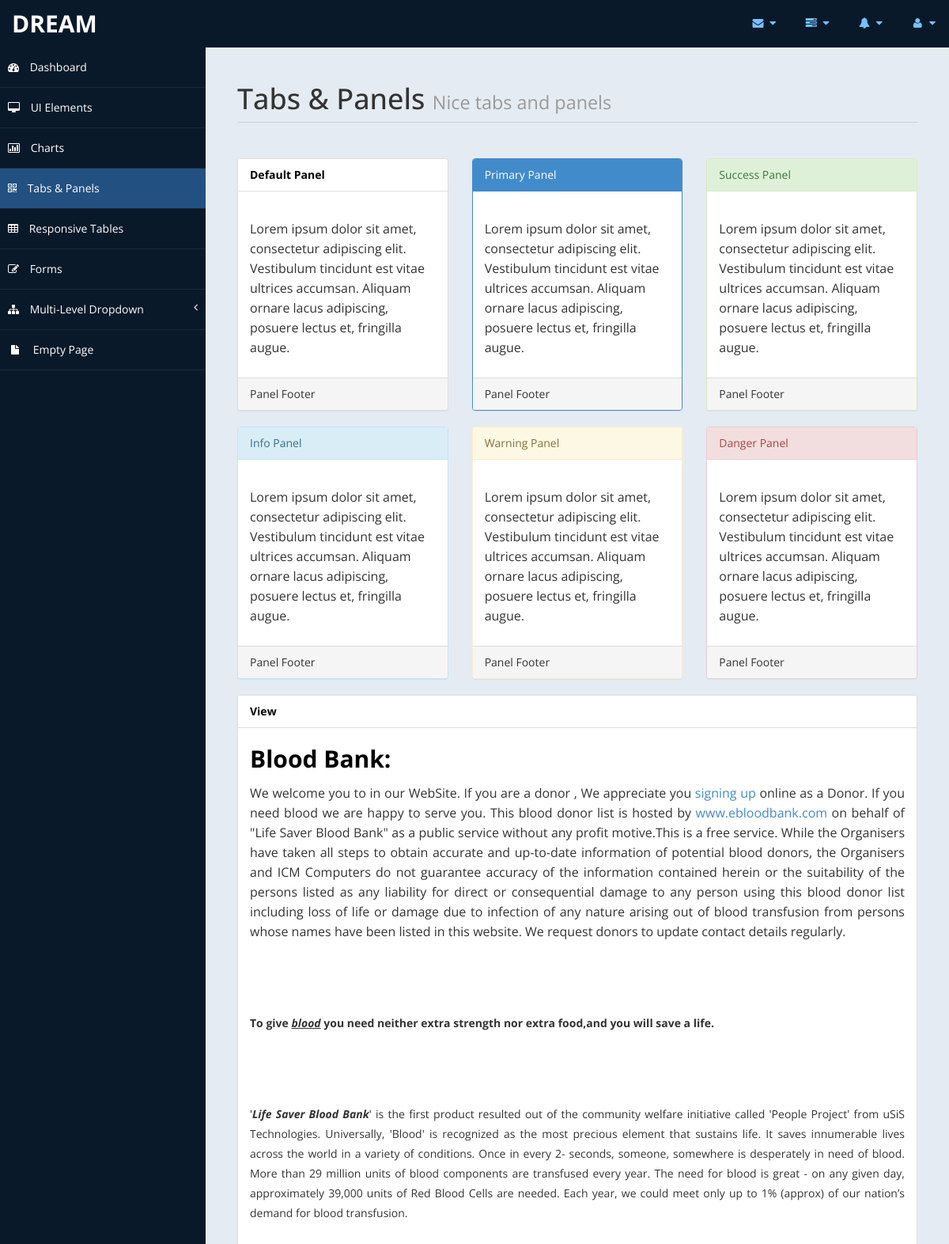
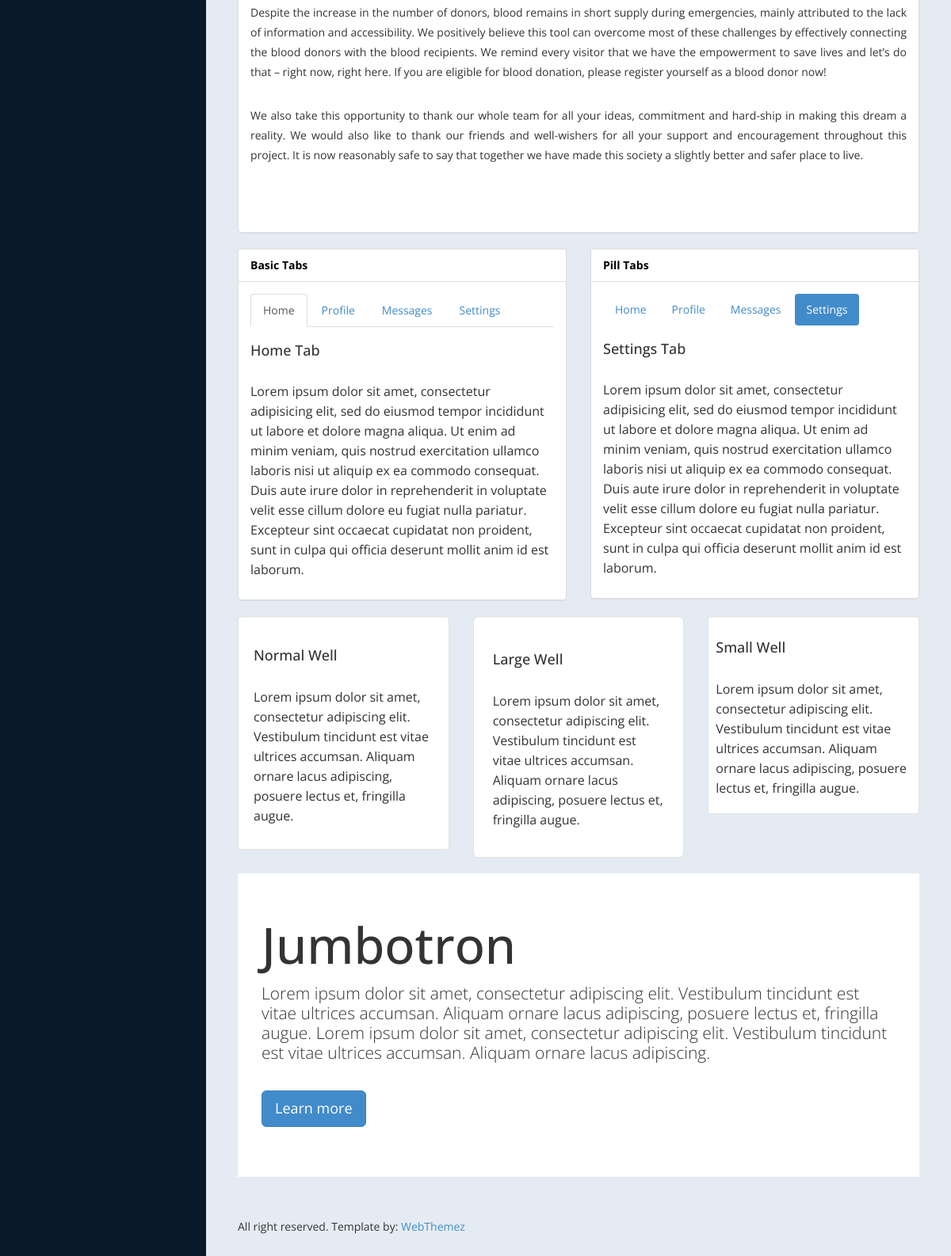
The page /admin/view.php on the database its author committed (2 pictures, top to bottom).
### tables this page shows
CREATE TABLE IF NOT EXISTS `addmenu` (
  `id` int(10) NOT NULL AUTO_INCREMENT,
  `menu_name` varchar(50) NOT NULL,
  `description` varchar(3000) NOT NULL,
  PRIMARY KEY (`id`)
);

### admin/view.php (the view, shortened to what this page needs)
<!DOCTYPE html>
<html xmlns="http://www.w3.org/1999/xhtml">
<head>
    <link href="assets/css/bootstrap.css" rel="stylesheet" />
    <link href="assets/css/font-awesome.css" rel="stylesheet" />
    <link href="assets/css/custom-styles.css" rel="stylesheet" />
</head>
<body>
    <div id="wrapper">
        <nav class="navbar navbar-default top-navbar" role="navigation">
            <div class="navbar-header">
                <a class="navbar-brand" href="index.html">Dream</a>
            </div>
            <ul class="nav navbar-top-links navbar-right">
                <li class="dropdown">
                    <a class="dropdown-toggle" data-toggle="dropdown" href="#" aria-expanded="false">
                        <i class="fa fa-envelope fa-fw"></i> <i class="fa fa-caret-down"></i>
                    </a>
                </li>
                <li class="dropdown">
                    <a class="dropdown-toggle" data-toggle="dropdown" href="#" aria-expanded="false">
                        <i class="fa fa-tasks fa-fw"></i> <i class="fa fa-caret-down"></i>
                    </a>
                </li>
                <li class="dropdown">
                    <a class="dropdown-toggle" data-toggle="dropdown" href="#" aria-expanded="false">
                        <i class="fa fa-bell fa-fw"></i> <i class="fa fa-caret-down"></i>
                    </a>
                </li>
                <li class="dropdown">
                    <a class="dropdown-toggle" data-toggle="dropdown" href="#" aria-expanded="false">
                        <i class="fa fa-user fa-fw"></i> <i class="fa fa-caret-down"></i>
                    </a>
                </li>
            </ul>
        </nav>
        <nav class="navbar-default navbar-side" role="navigation">
            <div class="sidebar-collapse">
                <ul class="nav" id="main-menu">
                    <li>
                        <a href="index.html"><i class="fa fa-dashboard"></i> Dashboard</a>
                    </li>
                    <li>
                        <a href="ui-elements.html"><i class="fa fa-desktop"></i> UI Elements</a>
                    </li>
					<li>
                        <a href="chart.html"><i class="fa fa-bar-chart-o"></i> Charts</a>
                    </li>
                    <li>
                        <a href="tab-panel.html" class="active-menu"><i class="fa fa-qrcode"></i> Tabs & Panels</a>
                    </li>
                    <li>
                        <a href="table.html"><i class="fa fa-table"></i> Responsive Tables</a>
                    </li>
                    <li>
                        <a href="form.html"><i class="fa fa-edit"></i> Forms </a>
                    </li>
                    <li>
                        <a href="#"><i class="fa fa-sitemap"></i> Multi-Level Dropdown<span class="fa arrow"></span></a>
                    </li>
                    <li>
                        <a href="empty.html"><i class="fa fa-fw fa-file"></i> Empty Page</a>
                    </li>
                </ul>
            </div>
        </nav>
        <div id="page-wrapper" >
            <div id="page-inner">
			 <div class="row">
                    <div class="col-md-12">
                        <h1 class="page-header">
                            Tabs & Panels <small>Nice tabs and panels</small>
                        </h1>
                    </div>
                </div>
            <div class="row">
                <div class="col-md-4 col-sm-4">
                    <div class="panel panel-default">
                        <div class="panel-heading">
                            Default Panel
                        </div>
                        <div class="panel-body">
                            <p>Lorem ipsum dolor sit amet, consectetur adipiscing elit. Vestibulum tincidunt est vitae ultrices accumsan. Aliquam ornare lacus adipiscing, posuere lectus et, fringilla augue.</p>
                        </div>
                        <div class="panel-footer">
                            Panel Footer
                        </div>
                    </div>
                </div>
                <div class="col-md-4 col-sm-4">
                    <div class="panel panel-primary">
                        <div class="panel-heading">
                            Primary Panel
                        </div>
                        <div class="panel-body">
                            <p>Lorem ipsum dolor sit amet, consectetur adipiscing elit. Vestibulum tincidunt est vitae ultrices accumsan. Aliquam ornare lacus adipiscing, posuere lectus et, fringilla augue.</p>
                        </div>
                        <div class="panel-footer">
                            Panel Footer
                        </div>
                    </div>
                </div>
                <div class="col-md-4 col-sm-4">
                    <div class="panel panel-success">
                        <div class="panel-heading">
                            Success Panel
                        </div>
                        <div class="panel-body">
                            <p>Lorem ipsum dolor sit amet, consectetur adipiscing elit. Vestibulum tincidunt est vitae ultrices accumsan. Aliquam ornare lacus adipiscing, posuere lectus et, fringilla augue.</p>
                        </div>
                        <div class="panel-footer">
                            Panel Footer
                        </div>
                    </div>
                </div>
            </div>
            <div class="row">
                <div class="col-md-4 col-sm-4">
                    <div class="panel panel-info">
                        <div class="panel-heading">
                            Info Panel
                        </div>
                        <div class="panel-body">
                            <p>Lorem ipsum dolor sit amet, consectetur adipiscing elit. Vestibulum tincidunt est vitae ultrices accumsan. Aliquam ornare lacus adipiscing, posuere lectus et, fringilla augue.</p>
                        </div>
                        <div class="panel-footer">
                            Panel Footer
                        </div>
                    </div>
                </div>
                <div class="col-md-4 col-sm-4">
                    <div class="panel panel-warning">
                        <div class="panel-heading">
                            Warning Panel
                        </div>
                        <div class="panel-body">
                            <p>Lorem ipsum dolor sit amet, consectetur adipiscing elit. Vestibulum tincidunt est vitae ultrices accumsan. Aliquam ornare lacus adipiscing, posuere lectus et, fringilla augue.</p>
                        </div>
                        <div class="panel-footer">
                            Panel Footer
                        </div>
                    </div>
                </div>
                <div class="col-md-4 col-sm-4">
                    <div class="panel panel-danger">
                        <div class="panel-heading">
                            Danger Panel
                        </div>
                        <div class="panel-body">
                            <p>Lorem ipsum dolor sit amet, consectetur adipiscing elit. Vestibulum tincidunt est vitae ultrices accumsan. Aliquam ornare lacus adipiscing, posuere lectus et, fringilla augue.</p>
                        </div>
                        <div class="panel-footer">
                            Panel Footer
                        </div>
                    </div>
                </div>
            </div>
            <div class="row">
                <div class="col-md-12">
                    <div class="panel panel-default">
                        <div class="panel-heading">
                           View
                        </div>
                        <div class="panel-body">
                            <?php
							include("config.php");
						   $query='select * from addmenu';
						   $res=mysqli_query($con,$query) or die(mysqli_error($con));
						  while( $row=mysqli_fetch_array($res))
						  {
						   echo $row['description']."<br><br><br>";
						  }
						   ?>
                        </div>
                    </div>
                </div>
            </div>
            <div class="row">
                <div class="col-md-6 col-sm-6">
                    <div class="panel panel-default">
                        <div class="panel-heading">
                            Basic Tabs
                        </div>
                        <div class="panel-body">
                            <ul class="nav nav-tabs">
                                <li class="active"><a href="#home" data-toggle="tab">Home</a>
                                </li>
                                <li class=""><a href="#profile" data-toggle="tab">Profile</a>
                                </li>
                                <li class=""><a href="#messages" data-toggle="tab">Messages</a>
                                </li>
                                <li class=""><a href="#settings" data-toggle="tab">Settings</a>
                                </li>
                            </ul>
                            <div class="tab-content">
                                <div class="tab-pane fade active in" id="home">
                                    <h4>Home Tab</h4>
                                    <p>Lorem ipsum dolor sit amet, consectetur adipisicing elit, sed do eiusmod tempor incididunt ut labore et dolore magna aliqua. Ut enim ad minim veniam, quis nostrud exercitation ullamco laboris nisi ut aliquip ex ea commodo consequat. Duis aute irure dolor in reprehenderit in voluptate velit esse cillum dolore eu fugiat nulla pariatur. Excepteur sint occaecat cupidatat non proident, sunt in culpa qui officia deserunt mollit anim id est laborum.</p>
                                </div>
                            </div>
                        </div>
                    </div>
                </div>
                <div class="col-md-6 col-sm-6">
                    <div class="panel panel-default">
                        <div class="panel-heading">
                            Pill Tabs
                        </div>
                        <div class="panel-body">
                            <ul class="nav nav-pills">
                                <li class=""><a href="#home-pills" data-toggle="tab">Home</a>
                                </li>
                                <li class=""><a href="#profile-pills" data-toggle="tab">Profile</a>
                                </li>
                                <li class=""><a href="#messages-pills" data-toggle="tab">Messages</a>
                                </li>
                                <li class="active"><a href="#settings-pills" data-toggle="tab">Settings</a>
                                </li>
                            </ul>
                            <div class="tab-content">
                                <div class="tab-pane fade active in" id="settings-pills">
                                    <h4>Settings Tab</h4>
                                    <p>Lorem ipsum dolor sit amet, consectetur adipisicing elit, sed do eiusmod tempor incididunt ut labore et dolore magna aliqua. Ut enim ad minim veniam, quis nostrud exercitation ullamco laboris nisi ut aliquip ex ea commodo consequat. Duis aute irure dolor in reprehenderit in voluptate velit esse cillum dolore eu fugiat nulla pariatur. Excepteur sint occaecat cupidatat non proident, sunt in culpa qui officia deserunt mollit anim id est laborum.</p>
                                </div>
                            </div>
                        </div>
                    </div>
                </div>
            </div>
            <div class="row">
                <div class="col-md-4 col-sm-4">
                    <div class="well">
                        <h4>Normal Well</h4>
                        <p>Lorem ipsum dolor sit amet, consectetur adipiscing elit. Vestibulum tincidunt est vitae ultrices accumsan. Aliquam ornare lacus adipiscing, posuere lectus et, fringilla augue.</p>
                    </div>
                </div>
                <div class="col-md-4 col-sm-4">
                    <div class="well well-lg">
                        <h4>Large Well</h4>
                        <p>Lorem ipsum dolor sit amet, consectetur adipiscing elit. Vestibulum tincidunt est vitae ultrices accumsan. Aliquam ornare lacus adipiscing, posuere lectus et, fringilla augue.</p>
                    </div>
                </div>
                <div class="col-md-4 col-sm-4">
                    <div class="well well-sm">
                        <h4>Small Well</h4>
                        <p>Lorem ipsum dolor sit amet, consectetur adipiscing elit. Vestibulum tincidunt est vitae ultrices accumsan. Aliquam ornare lacus adipiscing, posuere lectus et, fringilla augue.</p>
                    </div>
                </div>
            </div>
            <div class="row">
                <div class="col-md-12">
                    <div class="jumbotron">
                        <h1>Jumbotron</h1>
                        <p>Lorem ipsum dolor sit amet, consectetur adipiscing elit. Vestibulum tincidunt est vitae ultrices accumsan. Aliquam ornare lacus adipiscing, posuere lectus et, fringilla augue. Lorem ipsum dolor sit amet, consectetur adipiscing elit. Vestibulum tincidunt est vitae ultrices accumsan. Aliquam ornare lacus adipiscing.</p>
                        <p>
                            <a class="btn btn-primary btn-lg" role="button">Learn more</a>
                        </p>
                    </div>
                </div>
            </div>
				<footer><p>All right reserved. Template by: <a href="http://webthemez.com">WebThemez</a></p></footer>
					</div>
            </div>
        </div>
</body>
</html>

### admin/assets/css/custom-styles.css (style rules this page uses)
body { font-family: 'Open Sans', sans-serif; }
#wrapper { width: 100%; background:#09192A; }
#page-wrapper { padding: 15px 15px; min-height: 600px; background:#E5EBF2; }
#page-inner { width:100%; margin:10px 20px 10px 0px; background-color:transparent; padding:10px; min-height:1200px; }
h1, .h1, h2, .h2, h3, .h3 { margin-top: 7px; margin-bottom: -5px; }
h2 { color: #000; }
h4 { padding-top:10px; }
p { font-size:16px; line-height:25px; padding-top:20px; }
.page-header { padding-bottom: 9px; margin: 10px 0 45px; border-bottom: 1px solid #C7D1DD; }
.panel-default > .panel-heading { color: #000; background-color: #FFFFFF; border-color: #ddd; font-weight:bold; }
.jumbotron, .well { background:#fff; }
footer p { font-size: 14px; }
.top-navbar { margin:0px; }
.top-navbar .navbar-brand { color: #fff; width: 260px; text-align: left; height: 60px; font-size: 30px; font-weight: 700; text-transform: uppercase; line-height: 30px; }
.top-navbar .nav > li { position: relative; display: inline-block; }
.top-navbar .nav > li > a { position: relative; display: block; padding: 19px 15px; color: #77C0FD; }
.active-menu { background-color:#225081!important; }
.arrow { float: right; }
.fa.arrow:before { content: "\f104"; }
.sidebar-collapse , .sidebar-collapse .nav { background:none; }
.sidebar-collapse .nav { padding:0; }
.sidebar-collapse .nav > li > a { color:#fff; background:transparent; text-shadow:none; }
.sidebar-collapse > .nav > li > a { padding:15px 10px; }
.sidebar-collapse > .nav > li { border-bottom: 1px solid rgba(107, 108, 109, 0.19); }
.navbar-side { border:none; background-color: transparent; }
.top-navbar { background:#09192A; border-bottom:none; }
.top-navbar .nav > li > a > i { margin-right: 2px; }
.navbar-default { border:0px solid black; }
.navbar-header { background: #09192A; }
.nav > li > a > i { margin-right:10px; }
@media (min-width:768px) { #page-wrapper { margin: 0 0 0 260px; padding: 15px 30px; min-height: 1200px; } }
@media (min-width:768px) { .navbar-side { z-index: 1; position: absolute; width: 260px; } }
@media (min-width:768px) { .navbar { border-radius: 0px; } }

### rows shown on the page
addmenu: description "Blood Bank: We welcome you to in our WebSite. If you are a donor , We appreciate you signing up online as a Donor. If you need blood we are happy to serve you. This blood donor list is hosted by www.ebloodbank.com on behalf of \"Life Saver Blood Bank\" as a public service without any profit motive.This is a free service. While the Organisers have taken all steps to obtain accurate and up-to-date information of potential blood donors, the Organisers and ICM Computers do not guarantee accuracy of the information contained herein or the suitability of the persons listed as any liability for direct or consequential damage to any person using this blood donor list including loss of life or damage…"
addmenu: description "To give blood you need neither extra strength nor extra food,and you will save a life."
addmenu: description "' Life Saver Blood Bank ' is the first product resulted out of the community welfare initiative called 'People Project' from uSiS Technologies. Universally, 'Blood' is recognized as the most precious element that sustains life. It saves innumerable lives across the world in a variety of conditions. Once in every 2- seconds, someone, somewhere is desperately in need of blood. More than 29 million units of blood components are transfused every year. The need for blood is great - on any given day, approximately 39,000 units of Red Blood Cells are needed. Each year, we could meet only up to 1% (approx) of our nation’s demand for blood transfusion. Despite the increase in the number of donors,…"
